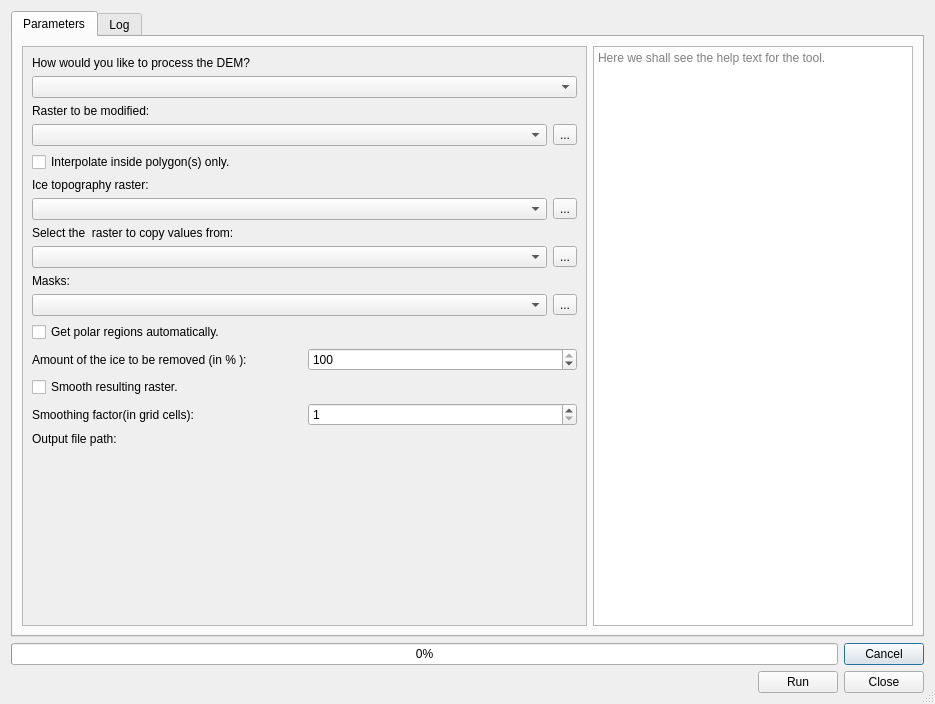
<?xml version="1.0" encoding="UTF-8"?>
<ui version="4.0">
 <class>FillSmoothDialogBase</class>
 <widget class="QDialog" name="FillSmoothDialogBase">
  <property name="geometry">
   <rect>
    <x>0</x>
    <y>0</y>
    <width>935</width>
    <height>704</height>
   </rect>
  </property>
  <property name="sizePolicy">
   <sizepolicy hsizetype="MinimumExpanding" vsizetype="MinimumExpanding">
    <horstretch>0</horstretch>
    <verstretch>0</verstretch>
   </sizepolicy>
  </property>
  <property name="minimumSize">
   <size>
    <width>400</width>
    <height>200</height>
   </size>
  </property>
  <property name="windowTitle">
   <string>Terra Antiqua - Standard processing</string>
  </property>
  <property name="autoFillBackground">
   <bool>true</bool>
  </property>
  <property name="sizeGripEnabled">
   <bool>true</bool>
  </property>
  <property name="modal">
   <bool>false</bool>
  </property>
  <layout class="QGridLayout" name="gridLayout">
   <item row="0" column="0">
    <widget class="QTabWidget" name="Tabs">
     <property name="sizePolicy">
      <sizepolicy hsizetype="Expanding" vsizetype="Expanding">
       <horstretch>0</horstretch>
       <verstretch>0</verstretch>
      </sizepolicy>
     </property>
     <property name="tabPosition">
      <enum>QTabWidget::North</enum>
     </property>
     <property name="tabShape">
      <enum>QTabWidget::Rounded</enum>
     </property>
     <property name="currentIndex">
      <number>0</number>
     </property>
     <property name="usesScrollButtons">
      <bool>false</bool>
     </property>
     <widget class="QWidget" name="tab">
      <attribute name="title">
       <string>Parameters</string>
      </attribute>
      <layout class="QHBoxLayout" name="horizontalLayout">
       <item>
        <widget class="QScrollArea" name="scrollArea">
         <property name="widgetResizable">
          <bool>true</bool>
         </property>
         <widget class="QWidget" name="scrollAreaWidgetContents">
          <property name="geometry">
           <rect>
            <x>0</x>
            <y>0</y>
            <width>567</width>
            <height>567</height>
           </rect>
          </property>
          <layout class="QVBoxLayout" name="verticalLayout_8">
           <item>
            <layout class="QVBoxLayout" name="verticalLayout_4">
             <item>
              <widget class="QLabel" name="label_3">
               <property name="text">
                <string>How would you like to process the DEM?</string>
               </property>
              </widget>
             </item>
             <item>
              <widget class="QComboBox" name="fillingTypeBox"/>
             </item>
            </layout>
           </item>
           <item>
            <layout class="QVBoxLayout" name="verticalLayout">
             <item>
              <widget class="QLabel" name="baseRasterLabel">
               <property name="text">
                <string>Raster to be modified:</string>
               </property>
              </widget>
             </item>
             <item>
              <layout class="QHBoxLayout" name="horizontalLayout_2">
               <item>
                <widget class="QgsMapLayerComboBox" name="baseTopoBox"/>
               </item>
               <item>
                <widget class="QToolButton" name="selectTopoBaseButton">
                 <property name="text">
                  <string>...</string>
                 </property>
                </widget>
               </item>
              </layout>
             </item>
            </layout>
           </item>
           <item>
            <widget class="QCheckBox" name="interpInsidePolygonCheckBox">
             <property name="text">
              <string>Interpolate inside polygon(s) only.</string>
             </property>
            </widget>
           </item>
           <item>
            <layout class="QVBoxLayout" name="verticalLayout_6">
             <item>
              <widget class="QLabel" name="iceTopoLabel">
               <property name="text">
                <string>Ice topography raster:</string>
               </property>
              </widget>
             </item>
             <item>
              <layout class="QHBoxLayout" name="horizontalLayout_6">
               <item>
                <widget class="QgsMapLayerComboBox" name="selectIceTopoBox"/>
               </item>
               <item>
                <widget class="QToolButton" name="selectIceTopoButton">
                 <property name="text">
                  <string>...</string>
                 </property>
                </widget>
               </item>
              </layout>
             </item>
            </layout>
           </item>
           <item>
            <layout class="QVBoxLayout" name="verticalLayout_5">
             <item>
              <widget class="QLabel" name="copyFromRasterLabel">
               <property name="text">
                <string>Select the  raster to copy values from:</string>
               </property>
              </widget>
             </item>
             <item>
              <layout class="QHBoxLayout" name="horizontalLayout_5">
               <item>
                <widget class="QgsMapLayerComboBox" name="copyFromRasterBox"/>
               </item>
               <item>
                <widget class="QToolButton" name="selectCopyFromRasterButton">
                 <property name="text">
                  <string>...</string>
                 </property>
                </widget>
               </item>
              </layout>
             </item>
            </layout>
           </item>
           <item>
            <layout class="QVBoxLayout" name="verticalLayout_2">
             <item>
              <widget class="QLabel" name="masksBoxLabel">
               <property name="text">
                <string>Masks:</string>
               </property>
              </widget>
             </item>
             <item>
              <layout class="QHBoxLayout" name="horizontalLayout_3">
               <item>
                <widget class="QgsMapLayerComboBox" name="masksBox"/>
               </item>
               <item>
                <widget class="QToolButton" name="selectMasksButton">
                 <property name="text">
                  <string>...</string>
                 </property>
                </widget>
               </item>
              </layout>
             </item>
            </layout>
           </item>
           <item>
            <widget class="QCheckBox" name="masksFromCoastCheckBox">
             <property name="text">
              <string>Get polar regions automatically.</string>
             </property>
            </widget>
           </item>
           <item>
            <layout class="QHBoxLayout" name="iceAmountLayout">
             <property name="topMargin">
              <number>0</number>
             </property>
             <property name="bottomMargin">
              <number>0</number>
             </property>
             <item>
              <widget class="QLabel" name="iceAmountLabel">
               <property name="text">
                <string>Amount of the ice to be removed (in % ):</string>
               </property>
              </widget>
             </item>
             <item>
              <widget class="QSpinBox" name="iceAmountSpinBox">
               <property name="maximum">
                <number>100</number>
               </property>
               <property name="value">
                <number>100</number>
               </property>
              </widget>
             </item>
            </layout>
           </item>
           <item>
            <layout class="QVBoxLayout" name="smoothingLayout">
             <item>
              <widget class="QCheckBox" name="smoothingBox">
               <property name="text">
                <string>Smooth resulting raster.</string>
               </property>
              </widget>
             </item>
             <item>
              <layout class="QHBoxLayout" name="horizontalLayout_4">
               <property name="spacing">
                <number>6</number>
               </property>
               <item>
                <widget class="QLabel" name="smoothingLabel">
                 <property name="text">
                  <string>Smoothing factor(in grid cells):</string>
                 </property>
                </widget>
               </item>
               <item>
                <widget class="QSpinBox" name="smFactorSpinBox">
                 <property name="minimum">
                  <number>1</number>
                 </property>
                 <property name="maximum">
                  <number>5</number>
                 </property>
                </widget>
               </item>
              </layout>
             </item>
            </layout>
           </item>
           <item>
            <layout class="QVBoxLayout" name="verticalLayout_3">
             <item>
              <widget class="QLabel" name="outputLabel">
               <property name="text">
                <string>Output file path:</string>
               </property>
              </widget>
             </item>
             <item>
              <widget class="QgsFileWidget" name="outputPath"/>
             </item>
            </layout>
           </item>
           <item>
            <spacer name="verticalSpacer">
             <property name="orientation">
              <enum>Qt::Vertical</enum>
             </property>
             <property name="sizeHint" stdset="0">
              <size>
               <width>20</width>
               <height>40</height>
              </size>
             </property>
            </spacer>
           </item>
          </layout>
         </widget>
        </widget>
       </item>
       <item>
        <widget class="QTextBrowser" name="helpBox">
         <property name="maximumSize">
          <size>
           <width>320</width>
           <height>16777215</height>
          </size>
         </property>
         <property name="placeholderText">
          <string>Here we shall see the help text for the tool. </string>
         </property>
        </widget>
       </item>
      </layout>
     </widget>
     <widget class="QWidget" name="tab_2">
      <attribute name="title">
       <string>Log</string>
      </attribute>
      <layout class="QGridLayout" name="gridLayout_11">
       <item row="0" column="0">
        <widget class="QTextBrowser" name="logText">
         <property name="autoFormatting">
          <set>QTextEdit::AutoAll</set>
         </property>
         <property name="textInteractionFlags">
          <set>Qt::LinksAccessibleByKeyboard|Qt::LinksAccessibleByMouse|Qt::TextBrowserInteraction|Qt::TextSelectableByKeyboard|Qt::TextSelectableByMouse</set>
         </property>
         <property name="openExternalLinks">
          <bool>true</bool>
         </property>
        </widget>
       </item>
      </layout>
     </widget>
    </widget>
   </item>
   <item row="1" column="0">
    <layout class="QHBoxLayout" name="horizontalLayout_10">
     <item>
      <widget class="QProgressBar" name="progressBar">
       <property name="value">
        <number>0</number>
       </property>
      </widget>
     </item>
     <item>
      <widget class="QPushButton" name="cancelButton">
       <property name="sizePolicy">
        <sizepolicy hsizetype="Fixed" vsizetype="Fixed">
         <horstretch>0</horstretch>
         <verstretch>0</verstretch>
        </sizepolicy>
       </property>
       <property name="text">
        <string>Cancel</string>
       </property>
      </widget>
     </item>
    </layout>
   </item>
   <item row="2" column="0">
    <layout class="QHBoxLayout" name="horizontalLayout_9">
     <item>
      <layout class="QHBoxLayout" name="horizontalLayout_8">
       <item>
        <widget class="QLabel" name="warningLabel">
         <property name="text">
          <string/>
         </property>
         <property name="wordWrap">
          <bool>true</bool>
         </property>
        </widget>
       </item>
       <item>
        <widget class="QPushButton" name="runButton">
         <property name="sizePolicy">
          <sizepolicy hsizetype="Fixed" vsizetype="Fixed">
           <horstretch>0</horstretch>
           <verstretch>0</verstretch>
          </sizepolicy>
         </property>
         <property name="text">
          <string>Run</string>
         </property>
        </widget>
       </item>
       <item>
        <widget class="QPushButton" name="closeButton">
         <property name="sizePolicy">
          <sizepolicy hsizetype="Fixed" vsizetype="Fixed">
           <horstretch>0</horstretch>
           <verstretch>0</verstretch>
          </sizepolicy>
         </property>
         <property name="text">
          <string>Close</string>
         </property>
        </widget>
       </item>
      </layout>
     </item>
    </layout>
   </item>
  </layout>
 </widget>
 <customwidgets>
  <customwidget>
   <class>QgsFileWidget</class>
   <extends>QWidget</extends>
   <header>qgsfilewidget.h</header>
  </customwidget>
  <customwidget>
   <class>QgsMapLayerComboBox</class>
   <extends>QComboBox</extends>
   <header>qgsmaplayercombobox.h</header>
  </customwidget>
 </customwidgets>
 <tabstops>
  <tabstop>runButton</tabstop>
  <tabstop>Tabs</tabstop>
  <tabstop>helpBox</tabstop>
  <tabstop>closeButton</tabstop>
  <tabstop>cancelButton</tabstop>
 </tabstops>
 <resources/>
 <connections>
  <connection>
   <sender>closeButton</sender>
   <signal>clicked()</signal>
   <receiver>FillSmoothDialogBase</receiver>
   <slot>hide()</slot>
   <hints>
    <hint type="sourcelabel">
     <x>648</x>
     <y>406</y>
    </hint>
    <hint type="destinationlabel">
     <x>348</x>
     <y>214</y>
    </hint>
   </hints>
  </connection>
 </connections>
</ui>
